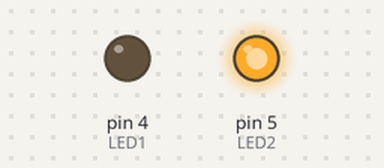
Recording of a sketch running on a simulated Arduino Uno, built with avr-gcc and run on an emulated ATmega328P. Shown: output pins drawn as LEDs (lit = HIGH).

Above: at 0.1 s.
Timing chart, 0 to 1.6 s (numbered marks = the images above):
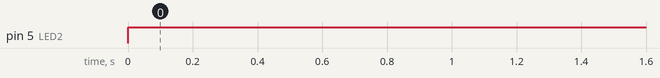

The sketch:

nate_debug.ino
```cpp
int x=2;
int LED1=4;
int LED2=5;

void setup() {
   pinMode (LED1, OUTPUT);
   pinMode(LED2, OUTPUT);
}
void loop() {
if(x == 2){
  digitalWrite(LED2, HIGH);
  digitalWrite(LED1, LOW);
}
else{
  digitalWrite(LED1, HIGH);
  digitalWrite(LED2, LOW);
}
}
```

Measured:
- by itself, pin 5 (LED2): LOW → HIGH at 0.00 s
